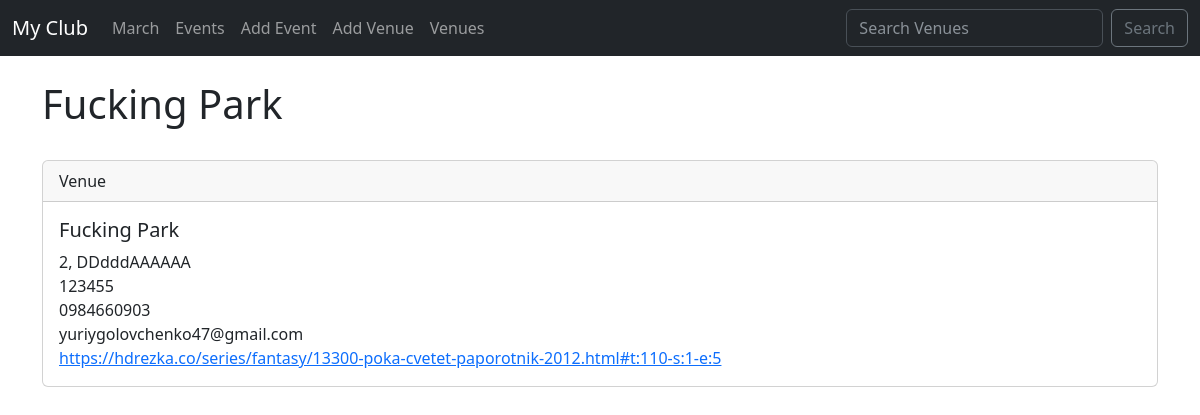
The app's page /show-venue/4 with its own data.
### events/models.py (models this page shows)
class Venue(models.Model):
    name = models.CharField('Venue Name', max_length=120)
    address = models.CharField("Adress", max_length=300)
    zip_code = models.CharField('Zip Code', max_length=15)
    phone = models.CharField('Contact Phone', max_length=25, blank=True)
    web = models.URLField('Website Address', blank=True,)
    email = models.EmailField('Email Address', blank=True)
    def __str__(self):
        return self.name

### events/views.py (the view)
# urls.py: path('show-venue/<venue_id>', views.show_venue, name="show_venue"),
def show_venue(request, venue_id):
    venue = Venue.objects.get(pk=venue_id)
    return render(request, 'events/show-venue.html', {'venue': venue})

### templates/events/show-venue.html
{% extends 'events/base.html' %}
{% block content %}
    <h1>{{ venue }}</h1><br>
    <div class="card">
        <div class="card-header">
            Venue
        </div>
        <div class="card-body">
          <h5 class="card-title">{{ venue }}</h5>
          <p class="card-text">
            {{ venue.address }}<br>
            {{ venue.zip_code }}<br>
            {{ venue.phone }}<br>
            {{ venue.email }}<br>
            <a target="_blank" href="{{ venue.web }}">{{ venue.web }}</a><br>
          </p>
        </div>
      </div>
{% endblock content %}

### records on screen
Venue: name "Fucking Park", address "2, DDdddAAAAAA", zip_code "123455", phone "0984660903", email "yuriygolovchenko47@gmail.com", web "https://hdrezka.co/series/fantasy/13300-poka-cvetet-paporotnik-2012.html#t:110-s:1-e:5"
